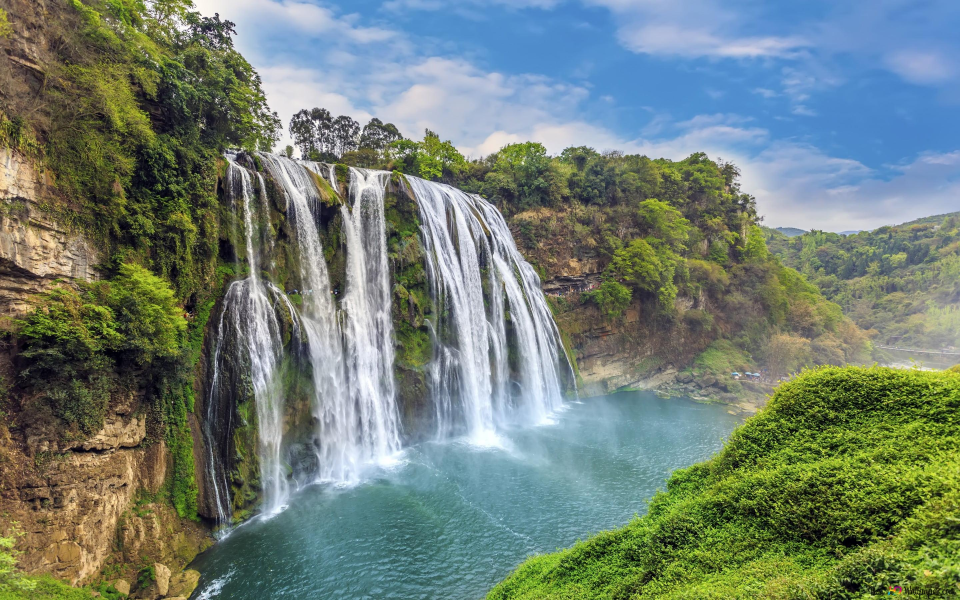
#> input picture imagens/cascata1.jpg, 2880 x 1800 px (shown at 1/3 size); its folder holds only this picture in this run
$ python enhancement.py
#> lines starting #> are read from the running program, lines starting #| are printed output that depends on the picture
import cv2, numpy as np, os
from PIL import Image, ExifTags

# ─────────── PARÂMETROS ───────────
SHARPEN_AMOUNT = 1.0    # [experimenta 0.5–2.0]
CONTRAST = 1.2
BRIGHTNESS = 10
# ───────────────────────────────────

# constrói kernel de nitidez
kernel = np.array([[0, -1, 0],
                   [-1, 5 + SHARPEN_AMOUNT, -1],
                   [0, -1, 0]], dtype=np.float32)

input_folder  = os.path.join(os.path.dirname(__file__), "..", "imagens")
output_folder = os.path.join(os.path.dirname(__file__), "..", "resultados", "enhancement")
os.makedirs(output_folder, exist_ok=True)

def read_image_with_orientation(path):
    img_pil = Image.open(path)
#> img_pil is the input picture: PIL image 2880x1800 RGB; mean R, G, B 113.9, 128.4, 117.3
    try:
        for orientation in ExifTags.TAGS.keys():
            if ExifTags.TAGS[orientation] == 'Orientation':
                break
        exif = img_pil._getexif()
        if exif is not None:
            orientation_value = exif.get(orientation, None)
            if orientation_value == 3:
                img_pil = img_pil.rotate(180, expand=True)
            elif orientation_value == 6:
                img_pil = img_pil.rotate(270, expand=True)
            elif orientation_value == 8:
                img_pil = img_pil.rotate(90, expand=True)
    except Exception as e:
        pass
    return cv2.cvtColor(np.array(img_pil), cv2.COLOR_RGB2BGR)

for fn in os.listdir(input_folder):
    if not fn.lower().endswith((".jpg",".png",".jpeg")): continue
    path = os.path.join(input_folder, fn)
    img = read_image_with_orientation(path)
    if img is None:
        print(f"Erro a ler {fn}")
        continue

    # Aplica nitidez
    sharpened = cv2.filter2D(img, -1, kernel)
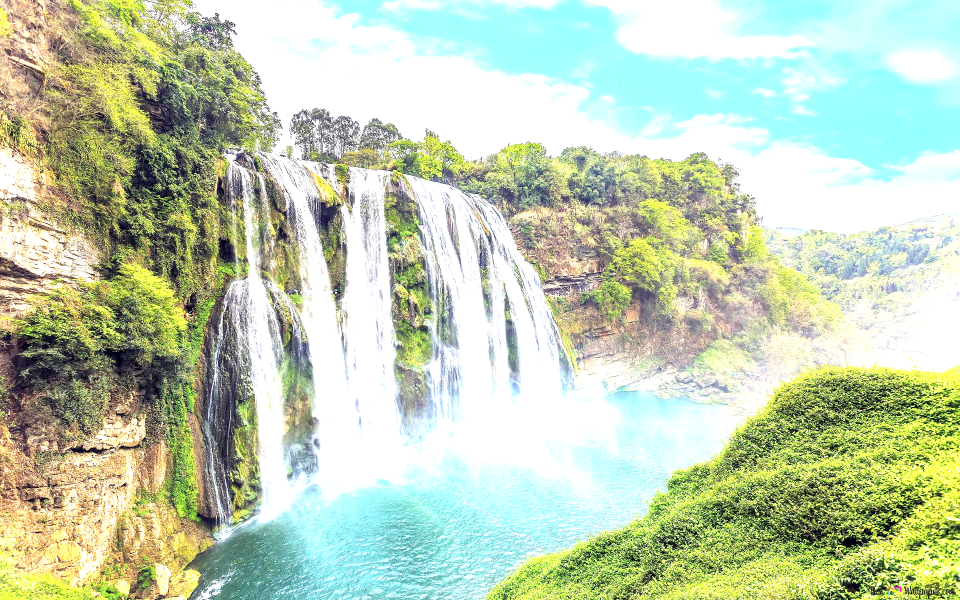
#> sharpened: shape (1800, 2880, 3) (shown at 1/3 size); mean B, G, R 178.2, 206.7, 192

    # Ajusta contraste e brilho
    enhanced = cv2.convertScaleAbs(sharpened, alpha=CONTRAST, beta=BRIGHTNESS)
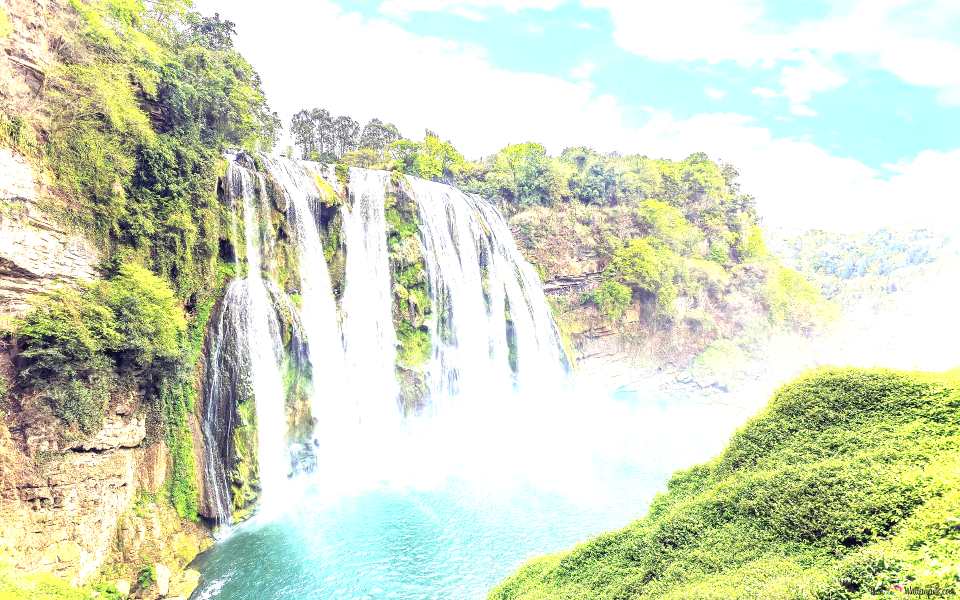
#> enhanced: shape (1800, 2880, 3) (shown at 1/3 size); mean B, G, R 194.2, 220.4, 212.3

    # Guarda imagem melhorada
    name = os.path.splitext(fn)[0]
    cv2.imwrite(f"{output_folder}/{name}_enhanced.jpg", enhanced)

    # (Opcional) Guarda comparação lado a lado
    comparison = np.hstack([img, enhanced])
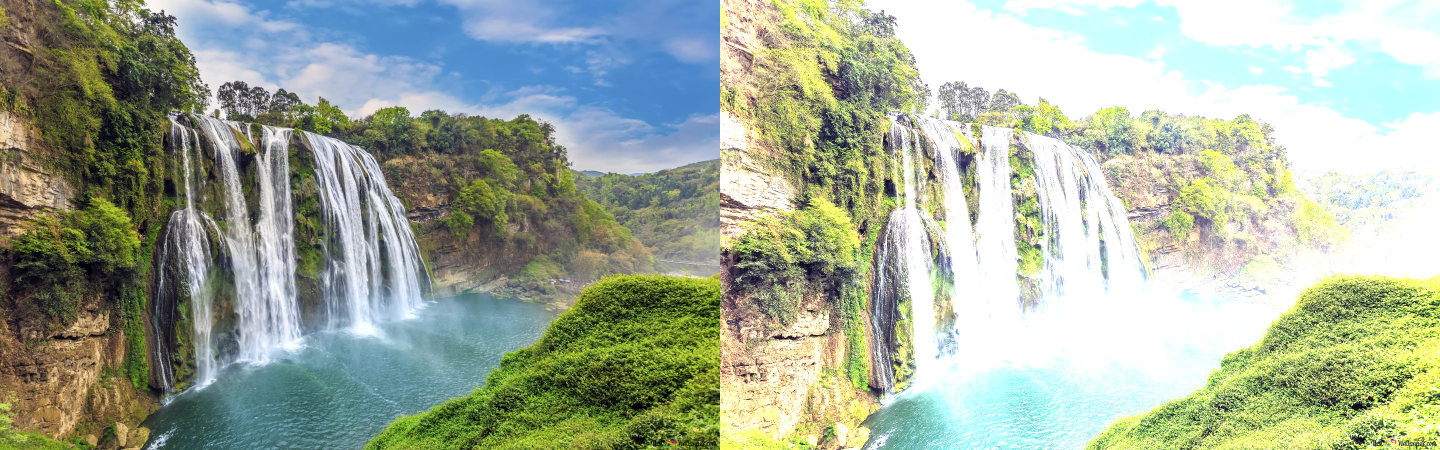
#> comparison: shape (1800, 5760, 3) (shown at 1/4 size); mean B, G, R 155.7, 174.4, 163.1
    cv2.imwrite(f"{output_folder}/{name}_compare.jpg", comparison)

$ run again, on imagens/vaca.jpg
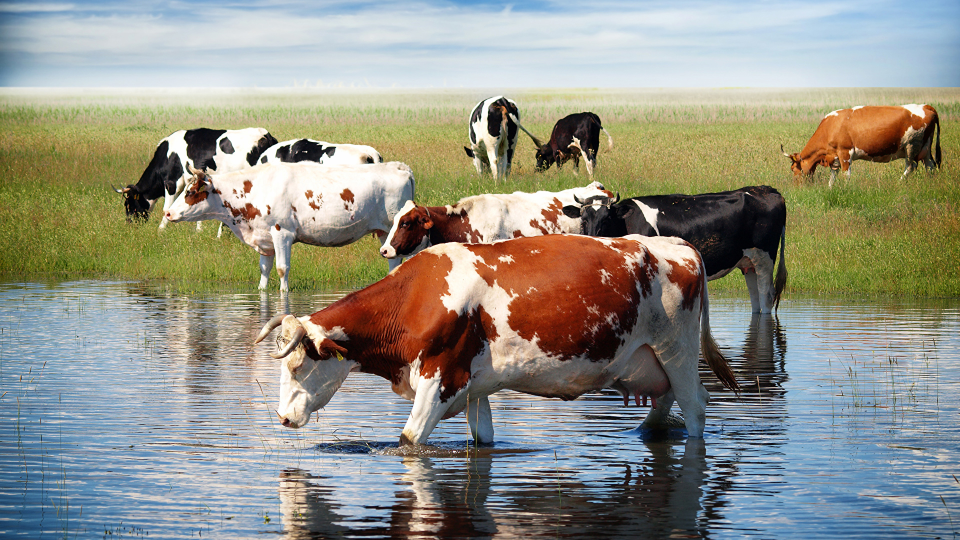
#> input picture imagens/vaca.jpg, 1920 x 1080 px (shown at 1/2 size)
#> in read_image_with_orientation, img_pil is the input picture: PIL image 1920x1080 RGB; mean R, G, B 145.2, 145.3, 133.8
#> `enhanced = cv2.convertScaleAbs(sharpened, alpha=CONTRAST, beta=BRIGHTN..`:
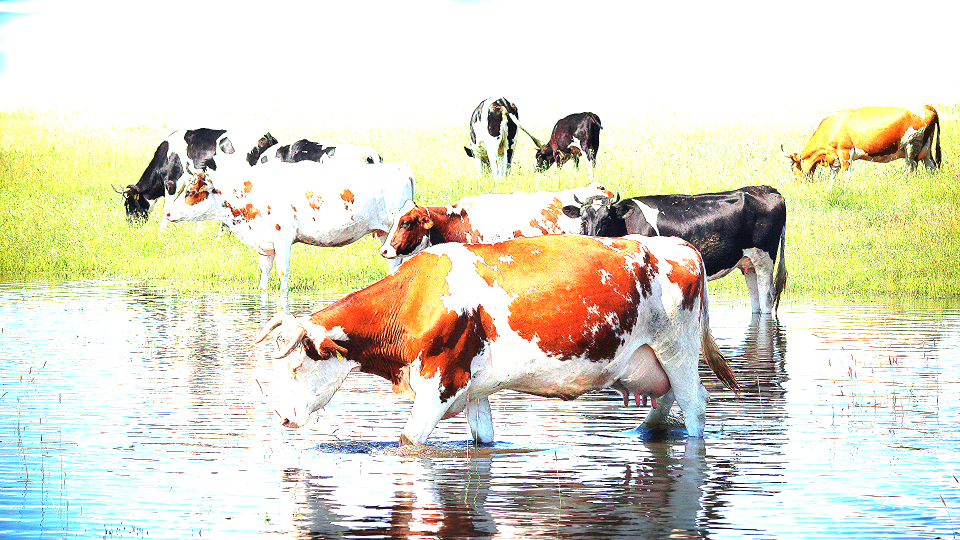
#> enhanced: shape (1080, 1920, 3) (shown at 1/2 size); mean B, G, R 199, 218.9, 221.1
#> `comparison = np.hstack([img, enhanced])`:
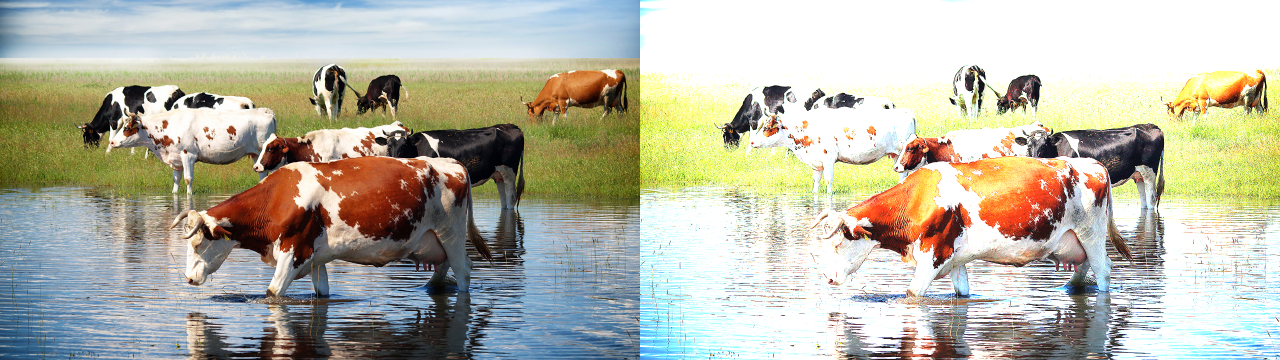
#> comparison: shape (1080, 3840, 3) (shown at 1/3 size); mean B, G, R 166.4, 182.1, 183.2

$ run again, on imagens/zebra.jpg
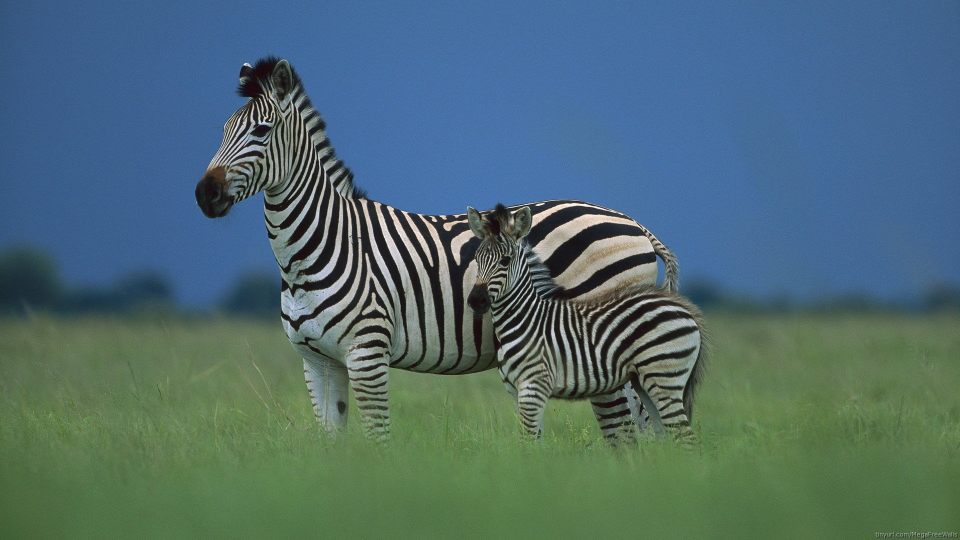
#> input picture imagens/zebra.jpg, 1920 x 1080 px (shown at 1/2 size)
#> in read_image_with_orientation, img_pil is the input picture: PIL image 1920x1080 RGB; mean R, G, B 79, 107.4, 113.1
#> `enhanced = cv2.convertScaleAbs(sharpened, alpha=CONTRAST, beta=BRIGHTN..`:
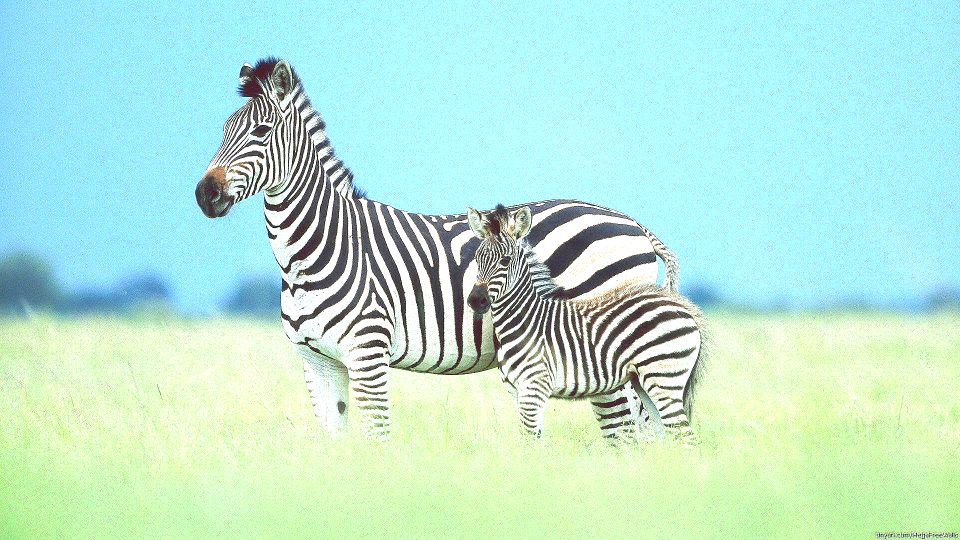
#> enhanced: shape (1080, 1920, 3) (shown at 1/2 size); mean B, G, R 216.2, 231.5, 185.7
#> `comparison = np.hstack([img, enhanced])`:
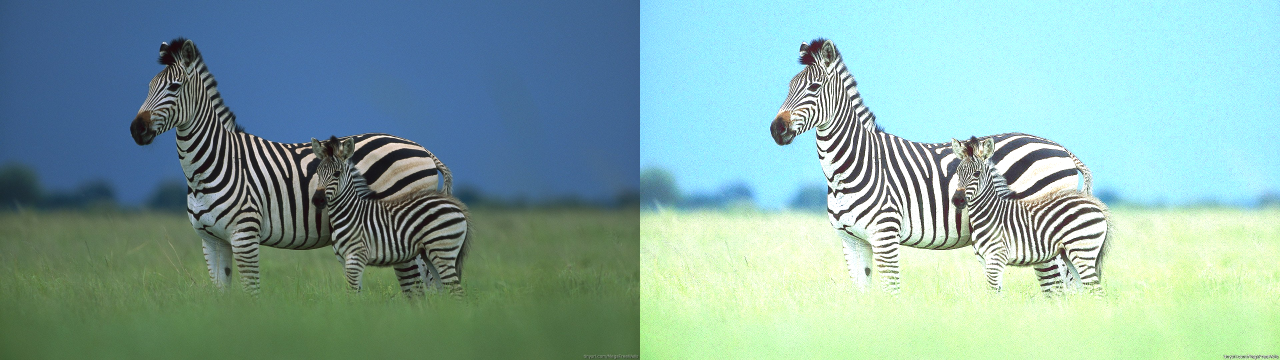
#> comparison: shape (1080, 3840, 3) (shown at 1/3 size); mean B, G, R 164.7, 169.5, 132.4

$ run again, on imagens/evereste2.jpg
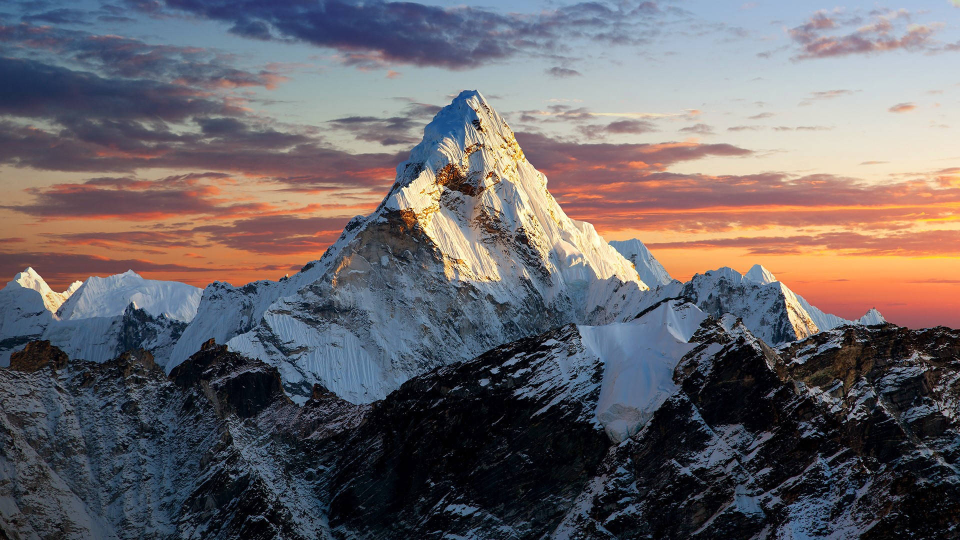
#> input picture imagens/evereste2.jpg, 1920 x 1080 px (shown at 1/2 size)
#> in read_image_with_orientation, img_pil is the input picture: PIL image 1920x1080 RGB; mean R, G, B 105.3, 100.1, 104.1
#> `enhanced = cv2.convertScaleAbs(sharpened, alpha=CONTRAST, beta=BRIGHTN..`:
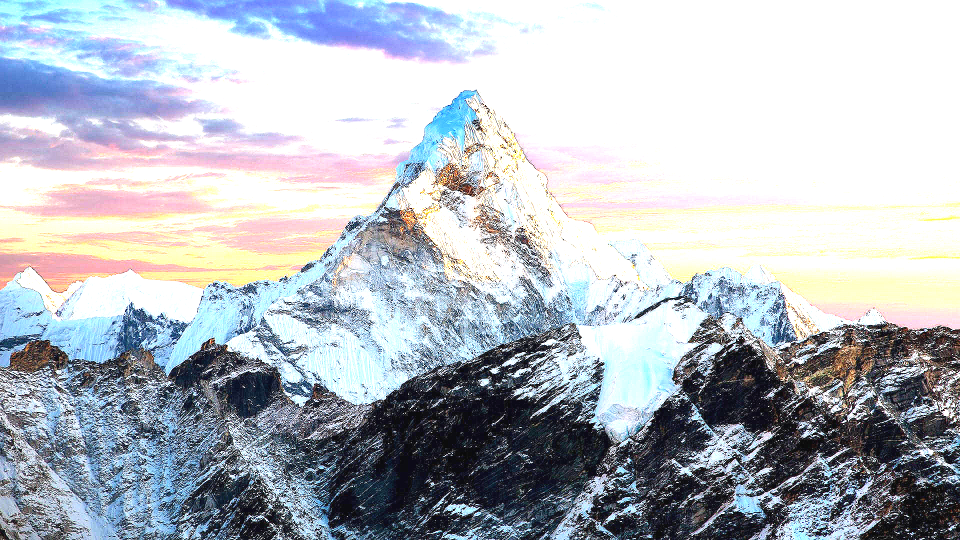
#> enhanced: shape (1080, 1920, 3) (shown at 1/2 size); mean B, G, R 192.9, 185.7, 180.1
#> `comparison = np.hstack([img, enhanced])`:
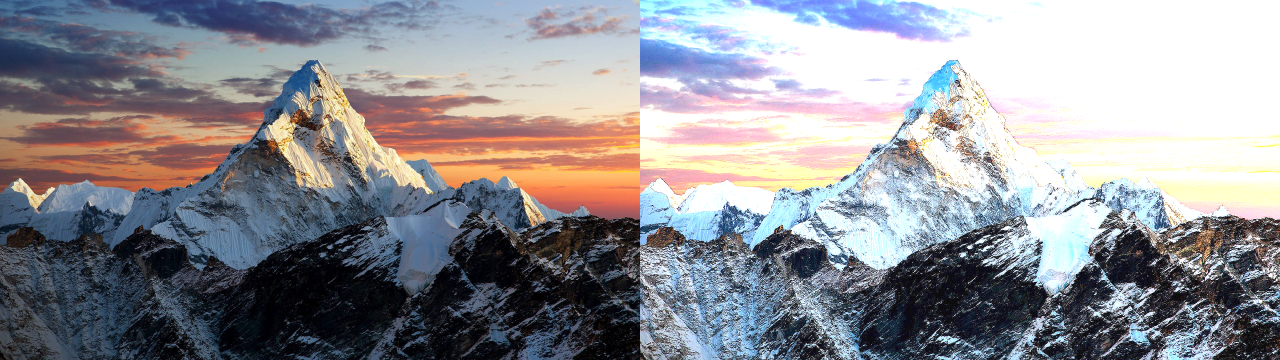
#> comparison: shape (1080, 3840, 3) (shown at 1/3 size); mean B, G, R 148.5, 142.9, 142.7
